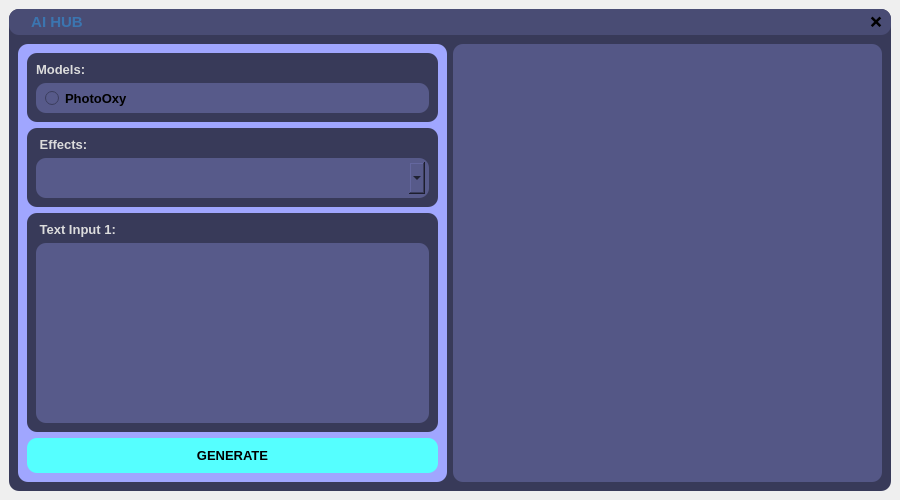
<?xml version="1.0" encoding="UTF-8"?>
<ui version="4.0">
 <class>MainWindow</class>
 <widget class="QMainWindow" name="MainWindow">
  <property name="geometry">
   <rect>
    <x>0</x>
    <y>0</y>
    <width>900</width>
    <height>500</height>
   </rect>
  </property>
  <property name="minimumSize">
   <size>
    <width>900</width>
    <height>500</height>
   </size>
  </property>
  <property name="maximumSize">
   <size>
    <width>900</width>
    <height>500</height>
   </size>
  </property>
  <property name="windowTitle">
   <string>MainWindow</string>
  </property>
  <widget class="QWidget" name="centralwidget">
   <property name="minimumSize">
    <size>
     <width>0</width>
     <height>0</height>
    </size>
   </property>
   <property name="maximumSize">
    <size>
     <width>16777215</width>
     <height>16777215</height>
    </size>
   </property>
   <layout class="QGridLayout" name="gridLayout">
    <item row="0" column="0">
     <widget class="QFrame" name="frame">
      <property name="styleSheet">
       <string notr="true">QFrame{
	background-color: rgb(56, 58, 89);
	color: rgb(220, 220, 220);
	border-radius: 10px;
}</string>
      </property>
      <property name="frameShape">
       <enum>QFrame::StyledPanel</enum>
      </property>
      <property name="frameShadow">
       <enum>QFrame::Raised</enum>
      </property>
      <layout class="QGridLayout" name="gridLayout_2">
       <property name="leftMargin">
        <number>0</number>
       </property>
       <property name="topMargin">
        <number>0</number>
       </property>
       <property name="rightMargin">
        <number>0</number>
       </property>
       <property name="bottomMargin">
        <number>0</number>
       </property>
       <property name="spacing">
        <number>0</number>
       </property>
       <item row="0" column="0">
        <widget class="QFrame" name="frame_3">
         <property name="maximumSize">
          <size>
           <width>16777215</width>
           <height>40</height>
          </size>
         </property>
         <property name="styleSheet">
          <string notr="true">background-color: rgb(73, 76, 116);</string>
         </property>
         <property name="frameShape">
          <enum>QFrame::StyledPanel</enum>
         </property>
         <property name="frameShadow">
          <enum>QFrame::Raised</enum>
         </property>
         <layout class="QGridLayout" name="gridLayout_4">
          <property name="leftMargin">
           <number>9</number>
          </property>
          <property name="topMargin">
           <number>3</number>
          </property>
          <property name="rightMargin">
           <number>9</number>
          </property>
          <property name="bottomMargin">
           <number>3</number>
          </property>
          <item row="0" column="3">
           <widget class="QPushButton" name="close_btn">
            <property name="font">
             <font>
              <pointsize>11</pointsize>
              <bold>true</bold>
             </font>
            </property>
            <property name="cursor">
             <cursorShape>PointingHandCursor</cursorShape>
            </property>
            <property name="styleSheet">
             <string notr="true">border-radius: 10px</string>
            </property>
            <property name="text">
             <string>❌</string>
            </property>
           </widget>
          </item>
          <item row="0" column="0">
           <widget class="QLabel" name="label">
            <property name="maximumSize">
             <size>
              <width>30</width>
              <height>30</height>
             </size>
            </property>
            <property name="text">
             <string/>
            </property>
            <property name="pixmap">
             <pixmap resource="res/res.qrc">:/1/image/[removal.ai]_a84c2b95-b237-4c04-add0-3ab8754597be-aihub_PDDORY.png</pixmap>
            </property>
            <property name="scaledContents">
             <bool>true</bool>
            </property>
           </widget>
          </item>
          <item row="0" column="2">
           <spacer name="horizontalSpacer">
            <property name="orientation">
             <enum>Qt::Horizontal</enum>
            </property>
            <property name="sizeHint" stdset="0">
             <size>
              <width>738</width>
              <height>20</height>
             </size>
            </property>
           </spacer>
          </item>
          <item row="0" column="1">
           <widget class="QLabel" name="label_title">
            <property name="font">
             <font>
              <pointsize>11</pointsize>
              <bold>true</bold>
             </font>
            </property>
            <property name="styleSheet">
             <string notr="true">color: rgb(59, 117, 176)</string>
            </property>
            <property name="text">
             <string>AI HUB</string>
            </property>
            <property name="alignment">
             <set>Qt::AlignCenter</set>
            </property>
           </widget>
          </item>
         </layout>
        </widget>
       </item>
       <item row="1" column="0">
        <widget class="QWidget" name="widget" native="true">
         <property name="styleSheet">
          <string notr="true"/>
         </property>
         <layout class="QGridLayout" name="gridLayout_3">
          <item row="0" column="1">
           <widget class="QFrame" name="frame_4">
            <property name="styleSheet">
             <string notr="true">background-color: rgb(84, 87, 134);</string>
            </property>
            <property name="frameShape">
             <enum>QFrame::StyledPanel</enum>
            </property>
            <property name="frameShadow">
             <enum>QFrame::Raised</enum>
            </property>
            <layout class="QGridLayout" name="gridLayout_6">
             <item row="0" column="0">
              <widget class="QLabel" name="label_4">
               <property name="sizePolicy">
                <sizepolicy hsizetype="Preferred" vsizetype="Preferred">
                 <horstretch>0</horstretch>
                 <verstretch>0</verstretch>
                </sizepolicy>
               </property>
               <property name="text">
                <string/>
               </property>
               <property name="scaledContents">
                <bool>true</bool>
               </property>
              </widget>
             </item>
            </layout>
           </widget>
          </item>
          <item row="0" column="0">
           <widget class="QFrame" name="frame_2">
            <property name="minimumSize">
             <size>
              <width>429</width>
              <height>428</height>
             </size>
            </property>
            <property name="maximumSize">
             <size>
              <width>16777215</width>
              <height>16777215</height>
             </size>
            </property>
            <property name="styleSheet">
             <string notr="true">background-color: rgb(160, 166, 255);
border-radius: 10px;</string>
            </property>
            <property name="frameShape">
             <enum>QFrame::StyledPanel</enum>
            </property>
            <property name="frameShadow">
             <enum>QFrame::Raised</enum>
            </property>
            <layout class="QGridLayout" name="gridLayout_5">
             <item row="3" column="0">
              <widget class="QPushButton" name="generate">
               <property name="sizePolicy">
                <sizepolicy hsizetype="Minimum" vsizetype="Preferred">
                 <horstretch>0</horstretch>
                 <verstretch>0</verstretch>
                </sizepolicy>
               </property>
               <property name="minimumSize">
                <size>
                 <width>0</width>
                 <height>35</height>
                </size>
               </property>
               <property name="font">
                <font>
                 <pointsize>10</pointsize>
                 <bold>true</bold>
                </font>
               </property>
               <property name="cursor">
                <cursorShape>PointingHandCursor</cursorShape>
               </property>
               <property name="styleSheet">
                <string notr="true">background-color: rgb(85, 255, 255);</string>
               </property>
               <property name="text">
                <string>GENERATE</string>
               </property>
              </widget>
             </item>
             <item row="0" column="0">
              <widget class="QScrollArea" name="scrollArea">
               <property name="sizePolicy">
                <sizepolicy hsizetype="Preferred" vsizetype="Expanding">
                 <horstretch>0</horstretch>
                 <verstretch>0</verstretch>
                </sizepolicy>
               </property>
               <property name="widgetResizable">
                <bool>true</bool>
               </property>
               <widget class="QWidget" name="scrollAreaWidgetContents">
                <property name="geometry">
                 <rect>
                  <x>0</x>
                  <y>0</y>
                  <width>411</width>
                  <height>369</height>
                 </rect>
                </property>
                <layout class="QGridLayout" name="gridLayout_7">
                 <property name="leftMargin">
                  <number>0</number>
                 </property>
                 <property name="topMargin">
                  <number>0</number>
                 </property>
                 <property name="rightMargin">
                  <number>0</number>
                 </property>
                 <property name="bottomMargin">
                  <number>0</number>
                 </property>
                 <property name="horizontalSpacing">
                  <number>0</number>
                 </property>
                 <item row="0" column="1">
                  <widget class="QFrame" name="frame_5">
                   <property name="maximumSize">
                    <size>
                     <width>16777215</width>
                     <height>90</height>
                    </size>
                   </property>
                   <property name="styleSheet">
                    <string notr="true">background-color: rgb(56, 58, 89);</string>
                   </property>
                   <property name="frameShape">
                    <enum>QFrame::StyledPanel</enum>
                   </property>
                   <property name="frameShadow">
                    <enum>QFrame::Raised</enum>
                   </property>
                   <layout class="QGridLayout" name="gridLayout_8">
                    <item row="0" column="0">
                     <widget class="QLabel" name="label_2">
                      <property name="maximumSize">
                       <size>
                        <width>16777215</width>
                        <height>25</height>
                       </size>
                      </property>
                      <property name="font">
                       <font>
                        <pointsize>10</pointsize>
                        <bold>true</bold>
                       </font>
                      </property>
                      <property name="text">
                       <string>Models:</string>
                      </property>
                     </widget>
                    </item>
                    <item row="1" column="0">
                     <widget class="QFrame" name="frame_11">
                      <property name="minimumSize">
                       <size>
                        <width>0</width>
                        <height>30</height>
                       </size>
                      </property>
                      <property name="styleSheet">
                       <string notr="true">background-color: rgb(87, 90, 138);</string>
                      </property>
                      <property name="frameShape">
                       <enum>QFrame::StyledPanel</enum>
                      </property>
                      <property name="frameShadow">
                       <enum>QFrame::Raised</enum>
                      </property>
                      <layout class="QGridLayout" name="gridLayout_13">
                       <property name="leftMargin">
                        <number>9</number>
                       </property>
                       <property name="topMargin">
                        <number>4</number>
                       </property>
                       <property name="rightMargin">
                        <number>9</number>
                       </property>
                       <property name="bottomMargin">
                        <number>4</number>
                       </property>
                       <item row="0" column="0">
                        <widget class="QRadioButton" name="photooxy">
                         <property name="font">
                          <font>
                           <pointsize>10</pointsize>
                           <bold>true</bold>
                          </font>
                         </property>
                         <property name="text">
                          <string>PhotoOxy</string>
                         </property>
                         <property name="checkable">
                          <bool>true</bool>
                         </property>
                         <property name="checked">
                          <bool>false</bool>
                         </property>
                         <property name="autoExclusive">
                          <bool>true</bool>
                         </property>
                        </widget>
                       </item>
                      </layout>
                     </widget>
                    </item>
                   </layout>
                  </widget>
                 </item>
                 <item row="3" column="1">
                  <widget class="QFrame" name="frame_i1">
                   <property name="maximumSize">
                    <size>
                     <width>16777215</width>
                     <height>16777215</height>
                    </size>
                   </property>
                   <property name="styleSheet">
                    <string notr="true">background-color: rgb(56, 58, 89);</string>
                   </property>
                   <property name="frameShape">
                    <enum>QFrame::StyledPanel</enum>
                   </property>
                   <property name="frameShadow">
                    <enum>QFrame::Raised</enum>
                   </property>
                   <layout class="QGridLayout" name="gridLayout_11">
                    <item row="1" column="0" colspan="3">
                     <widget class="QFrame" name="frame_10">
                      <property name="minimumSize">
                       <size>
                        <width>0</width>
                        <height>30</height>
                       </size>
                      </property>
                      <property name="styleSheet">
                       <string notr="true">background-color: rgb(87, 90, 138);</string>
                      </property>
                      <property name="frameShape">
                       <enum>QFrame::StyledPanel</enum>
                      </property>
                      <property name="frameShadow">
                       <enum>QFrame::Raised</enum>
                      </property>
                      <layout class="QGridLayout" name="gridLayout_12">
                       <property name="leftMargin">
                        <number>4</number>
                       </property>
                       <property name="topMargin">
                        <number>4</number>
                       </property>
                       <property name="rightMargin">
                        <number>4</number>
                       </property>
                       <property name="bottomMargin">
                        <number>4</number>
                       </property>
                       <item row="0" column="0">
                        <widget class="QTextEdit" name="input">
                         <property name="sizePolicy">
                          <sizepolicy hsizetype="Preferred" vsizetype="Preferred">
                           <horstretch>0</horstretch>
                           <verstretch>0</verstretch>
                          </sizepolicy>
                         </property>
                        </widget>
                       </item>
                      </layout>
                     </widget>
                    </item>
                    <item row="0" column="0" colspan="2">
                     <widget class="QLabel" name="label_5">
                      <property name="font">
                       <font>
                        <pointsize>10</pointsize>
                        <bold>true</bold>
                       </font>
                      </property>
                      <property name="text">
                       <string> Text Input 1:</string>
                      </property>
                     </widget>
                    </item>
                   </layout>
                  </widget>
                 </item>
                 <item row="1" column="1">
                  <widget class="QFrame" name="frame_6">
                   <property name="minimumSize">
                    <size>
                     <width>411</width>
                     <height>0</height>
                    </size>
                   </property>
                   <property name="maximumSize">
                    <size>
                     <width>411</width>
                     <height>16777215</height>
                    </size>
                   </property>
                   <property name="styleSheet">
                    <string notr="true">background-color: rgb(56, 58, 89);</string>
                   </property>
                   <property name="frameShape">
                    <enum>QFrame::StyledPanel</enum>
                   </property>
                   <property name="frameShadow">
                    <enum>QFrame::Raised</enum>
                   </property>
                   <layout class="QGridLayout" name="gridLayout_9">
                    <item row="0" column="0">
                     <widget class="QLabel" name="label_3">
                      <property name="maximumSize">
                       <size>
                        <width>16777215</width>
                        <height>25</height>
                       </size>
                      </property>
                      <property name="font">
                       <font>
                        <pointsize>10</pointsize>
                        <bold>true</bold>
                       </font>
                      </property>
                      <property name="text">
                       <string> Effects:</string>
                      </property>
                     </widget>
                    </item>
                    <item row="1" column="0">
                     <widget class="QFrame" name="frame_7">
                      <property name="minimumSize">
                       <size>
                        <width>0</width>
                        <height>40</height>
                       </size>
                      </property>
                      <property name="styleSheet">
                       <string notr="true">background-color: rgb(87, 90, 138);</string>
                      </property>
                      <property name="frameShape">
                       <enum>QFrame::StyledPanel</enum>
                      </property>
                      <property name="frameShadow">
                       <enum>QFrame::Raised</enum>
                      </property>
                      <layout class="QGridLayout" name="gridLayout_10">
                       <property name="leftMargin">
                        <number>4</number>
                       </property>
                       <property name="topMargin">
                        <number>4</number>
                       </property>
                       <property name="rightMargin">
                        <number>4</number>
                       </property>
                       <property name="bottomMargin">
                        <number>4</number>
                       </property>
                       <property name="horizontalSpacing">
                        <number>6</number>
                       </property>
                       <property name="verticalSpacing">
                        <number>0</number>
                       </property>
                       <item row="0" column="0">
                        <widget class="QComboBox" name="effect_list">
                         <property name="sizePolicy">
                          <sizepolicy hsizetype="Preferred" vsizetype="Preferred">
                           <horstretch>0</horstretch>
                           <verstretch>0</verstretch>
                          </sizepolicy>
                         </property>
                         <property name="minimumSize">
                          <size>
                           <width>0</width>
                           <height>32</height>
                          </size>
                         </property>
                         <property name="cursor">
                          <cursorShape>PointingHandCursor</cursorShape>
                         </property>
                        </widget>
                       </item>
                      </layout>
                     </widget>
                    </item>
                   </layout>
                  </widget>
                 </item>
                </layout>
               </widget>
              </widget>
             </item>
            </layout>
           </widget>
          </item>
         </layout>
        </widget>
       </item>
      </layout>
     </widget>
    </item>
   </layout>
  </widget>
 </widget>
 <resources>
  <include location="res/res.qrc"/>
  <include location="res/res.qrc"/>
 </resources>
 <connections>
  <connection>
   <sender>close_btn</sender>
   <signal>clicked()</signal>
   <receiver>MainWindow</receiver>
   <slot>close()</slot>
   <hints>
    <hint type="sourcelabel">
     <x>870</x>
     <y>30</y>
    </hint>
    <hint type="destinationlabel">
     <x>860</x>
     <y>-148</y>
    </hint>
   </hints>
  </connection>
 </connections>
</ui>
